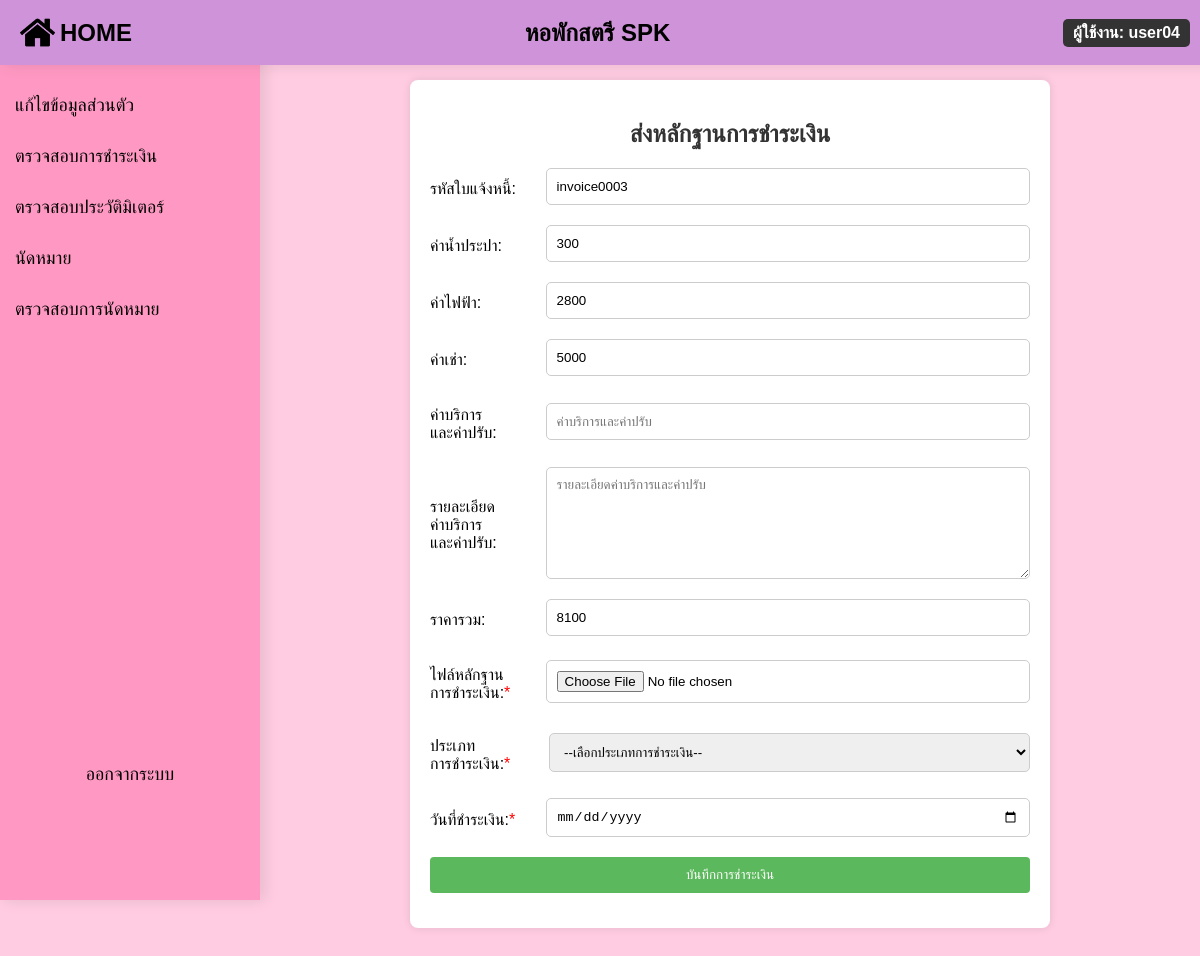
Screenshot of /add_payment.php?invoice_id=invoice0003 (signed in) with the database file from the repository.
### tables this page shows
CREATE TABLE `invoice` (
  `invoice_id` varchar(20) NOT NULL,
  `room_id` varchar(11) NOT NULL,
  `water_cost` varchar(11) NOT NULL,
  `electric_cost` varchar(11) NOT NULL,
  `rent_cost` varchar(11) NOT NULL,
  `penalty_service_cost` varchar(11) NOT NULL,
  `cost_detail` text NOT NULL,
  `total_cost` varchar(11) NOT NULL,
  `payment_date` date DEFAULT NULL,
  `payment_img` blob,
  `payment_typeID` varchar(11) DEFAULT NULL,
  `invoice_date` date DEFAULT NULL,
  `payment_statusID` varchar(11) DEFAULT NULL,
  `invoice_month` varchar(11) NOT NULL
);

### add_payment.php (the view, shortened to what this page needs)
<?php
include('condb.php');
$user_id = $_SESSION['username'] ?? '';
$contract_query = "SELECT c.room_id
                   FROM contract_user cu
                   JOIN contract c ON cu.contract_id = c.contract_id
                   WHERE cu.user_id = ? AND c.contract_status = 'กำลังมีผล'";
$stmt_contract = $conn->prepare($contract_query);
$stmt_contract->bind_param("s", $user_id);
$stmt_contract->execute();
$contract_result = $stmt_contract->get_result();
$contract_data = $contract_result->fetch_assoc();
$room_id = $contract_data['room_id'] ?? '';
$invoice_id = $_GET['invoice_id'] ?? null;
$invoice = null;
if ($invoice_id) {
    $query = "SELECT i.*,
                     GROUP_CONCAT(DISTINCT CONCAT(u.first_name, ' ', u.last_name) SEPARATOR ', ') AS tenant_names
              FROM invoice i
              JOIN contract c ON i.room_id = c.room_id
              JOIN contract_user cu ON c.contract_id = cu.contract_id
              JOIN user u ON cu.user_id = u.user_id
              WHERE i.invoice_id = ? AND i.room_id = ?
              GROUP BY i.invoice_id";
    $stmt = $conn->prepare($query);
    $stmt->bind_param("ss", $invoice_id, $room_id);
    $stmt->execute();
    $result = $stmt->get_result();
    if ($result && $result->num_rows > 0) {
        $invoice = $result->fetch_assoc();
    } else {
        echo "<script>alert('ไม่พบข้อมูลใบแจ้งหนี้ที่ตรงกัน');</script>";
    }
}
?>
<!DOCTYPE html>
<html lang="th">
<head>
</head>
<body>
    <?php include('user_sidebar.php');?>
    <div class="content">
    <h2>ส่งหลักฐานการชำระเงิน</h2>
        <form method="POST" action="add_payment.php" enctype="multipart/form-data">
            <div class="form-group">
                <label>รหัสใบแจ้งหนี้:</label>
                <input type="text" placeholder="รหัสใบแจ้งหนี้" value="<?php echo isset($invoice['invoice_id']) ? $invoice['invoice_id'] : ''; ?>" readonly>
            </div>
            <div class="form-group">
                <label>ค่าน้ำประปา:</label>
                <input type="text" placeholder="ค่าน้ำประปา" value="<?php echo isset($invoice['water_cost']) ? $invoice['water_cost'] : ''; ?>" readonly>
            </div>
            <div class="form-group">
                <label>ค่าไฟฟ้า:</label>
                <input type="text" placeholder="ค่าไฟฟ้า" value="<?php echo isset($invoice['electric_cost']) ? $invoice['electric_cost'] : ''; ?>" readonly>
            </div>
            <div class="form-group">
                <label>ค่าเช่า:</label>
                <input type="text" placeholder="ค่าเช่า" value="<?php echo isset($invoice['rent_cost']) ? $invoice['rent_cost'] : ''; ?>" readonly>
            </div>
            <div class="form-group">
                <label>ค่าบริการ <br> และค่าปรับ:</label>
                <input type="text" placeholder="ค่าบริการและค่าปรับ" value="<?php echo isset($invoice['penalty_service_cost']) ? $invoice['penalty_service_cost'] : ''; ?>" readonly>
            </div>
            <div class="form-group">
                <label>รายละเอียด <br> ค่าบริการ <br> และค่าปรับ:</label>
                <textarea readonly rows="6" placeholder="รายละเอียดค่าบริการและค่าปรับ"><?php echo isset($invoice['cost_detail']) ? $invoice['cost_detail'] : ''; ?></textarea>
            </div>
            <div class="form-group">
                <label>ราคารวม:</label>
                <input type="text" placeholder="ราคารวม" value="<?php echo isset($invoice['total_cost']) ? $invoice['total_cost'] : ''; ?>" readonly>
            </div>
            <div class="form-group">
                <label for="payment_img">ไฟล์หลักฐาน <br> การชำระเงิน:<span style="color: red;">*</span></label>
                <input type="file" name="payment_img" id="payment_img" required>
            </div>
            <div class="form-group">
                <label for="payment_typeID">ประเภท <br> การชำระเงิน:<span style="color: red;">*</span></label>
                <select name="payment_typeID" id="payment_typeID" required>
                    <option value="">--เลือกประเภทการชำระเงิน--</option>
                </select>
            </div>
            <div class="form-group">
                <label for="payment_date">วันที่ชำระเงิน:<span style="color: red;">*</span></label>
                <input type="date" name="payment_date" required>
            </div>
            <button type="submit" name="save_payment">บันทึกการชำระเงิน</button>
        </form>
    </div>
</body>
</html>

### add_payment.php (style rules this page uses)
body { font-family: Arial, sans-serif; background-color: #f0f0f0; display: flex; justify-content: center; align-items: center; padding: 50px; }
.content { margin-top: 30px; max-width: 100%; background: white; padding: 20px; border-radius: 8px; box-shadow: 0 0 10px rgba(0, 0, 0, 0.1); margin-left: 10%; }
h2 { text-align: center; color: #333; }
form { display: flex; flex-direction: column; align-items: center; }
.form-group { display: flex; align-items: center; margin-bottom: 20px; width: 600px; }
.form-group label { width: 150px; }
label { display: block; margin: 10px 0 5px; }
input[type="text"], input[type="date"], select, textarea, input[type="file"] { flex-grow: 1; padding: 10px; border: 1px solid #ccc; border-radius: 5px; width: 100%; }
button { background-color: #5cb85c; color: white; padding: 10px 15px; border: none; border-radius: 4px; cursor: pointer; width: 100%; margin-bottom: 15px; }

### user_sidebar.php (style rules this page uses)
body { margin: 0; font-family: Arial, sans-serif; background-color: #ffcce1; }
.content { margin-left: 260px; padding-top: 80px; padding: 20px; }

### rows the page displays
invoice: invoice_id "invoice0003", water_cost "300", electric_cost "2800", rent_cost "5000", total_cost "8100"

### other values shown
$_SESSION['username'] "user04"
